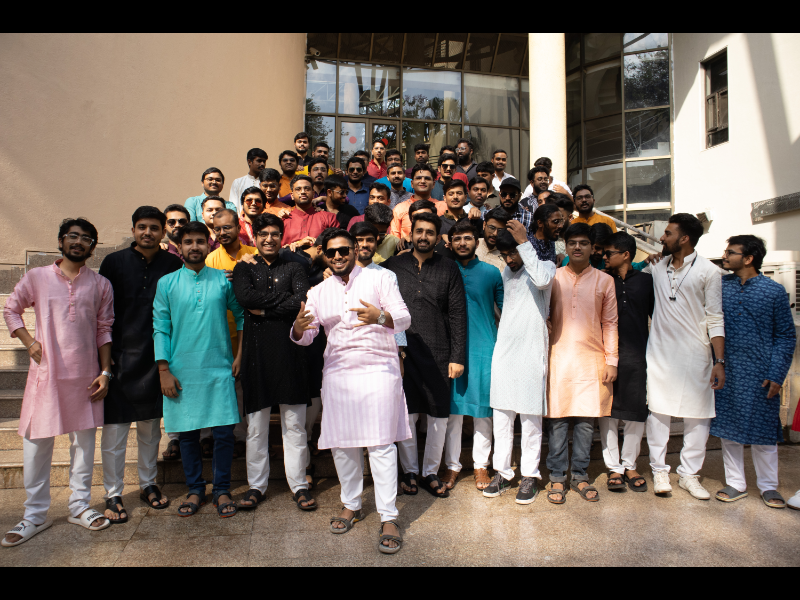
#> input picture CodeRunner/uploads/common/IMG_6501.png, 800 x 600 px, found by its file name
$ python face.py
#> lines starting #> are read from the running program, lines starting #| are printed output that depends on the picture; after the words box and inside, x2 and y2 are one past the last pixel; in counts of white or black regions, pixels touching at a corner belong together
import cv2
import matplotlib.pyplot as plt
import time

start_time = time.time()

imagePath = (
    "/home/arif/Kube/cs695/FAAS/cs695_FaaS_n_K8s/CodeRunner/uploads/common/IMG_6501.png"
)
img = cv2.imread(imagePath)
#> img is the input picture: shape (600, 800, 3); mean B, G, R 96.8, 104.5, 114.3


def detectFaces(img):
    img_rgb = ""
    gray_image = cv2.cvtColor(img, cv2.COLOR_BGR2GRAY)
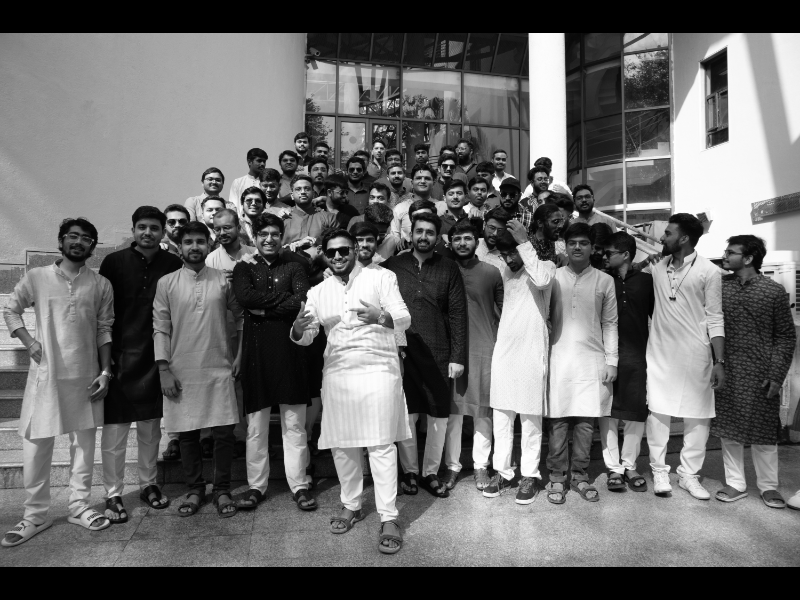
#> gray_image: shape (600, 800); min 0, max 255, mean 106.6
    face_classifier = cv2.CascadeClassifier(
        cv2.data.haarcascades + "haarcascade_frontalface_default.xml"
    )
    face = face_classifier.detectMultiScale(
        gray_image, scaleFactor=1.07, minNeighbors=3, minSize=(2, 2)
    )
#> face = 20 rows, first 6: [276, 151, 24, 24], [410, 168, 26, 26], [290, 179, 26, 26], [468, 180, 25, 25], [442, 183, 26, 26], [496, 185, 25, 25]
    for x, y, w, h in face:
        cv2.rectangle(img, (x, y), (x + w, y + h), (0, 255, 0), 1)
#> this loop made 20 passes
#> (x, y, w, h) on passes 1 to 12: (276, 151, 24, 24), (410, 168, 26, 26), (290, 179, 26, 26), (468, 180, 25, 25), (442, 183, 26, 26), (496, 185, 25, 25), (365, 188, 26, 26), (572, 188, 25, 25), (240, 191, 27, 27), (212, 218, 26, 26), (409, 220, 30, 30), (254, 223, 29, 29)
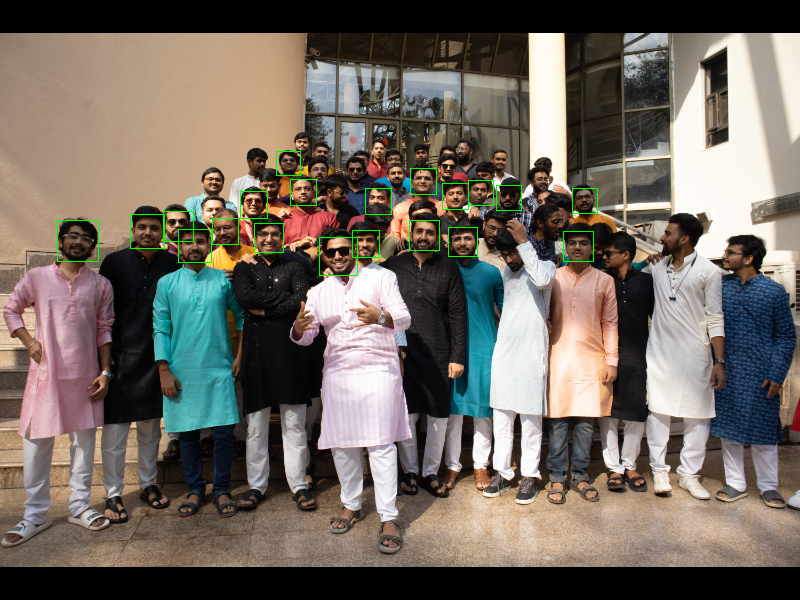
#> img: shape (600, 800, 3); 0.47% of pixels changed, all inside (x1, y1, x2, y2) = (57, 151, 598, 276)
    img_rgb = cv2.cvtColor(img, cv2.COLOR_BGR2RGB)
    return img_rgb


detectFaces(img)
execution_time = time.time() - start_time
print("Execution time in seconds: " + str(execution_time))
